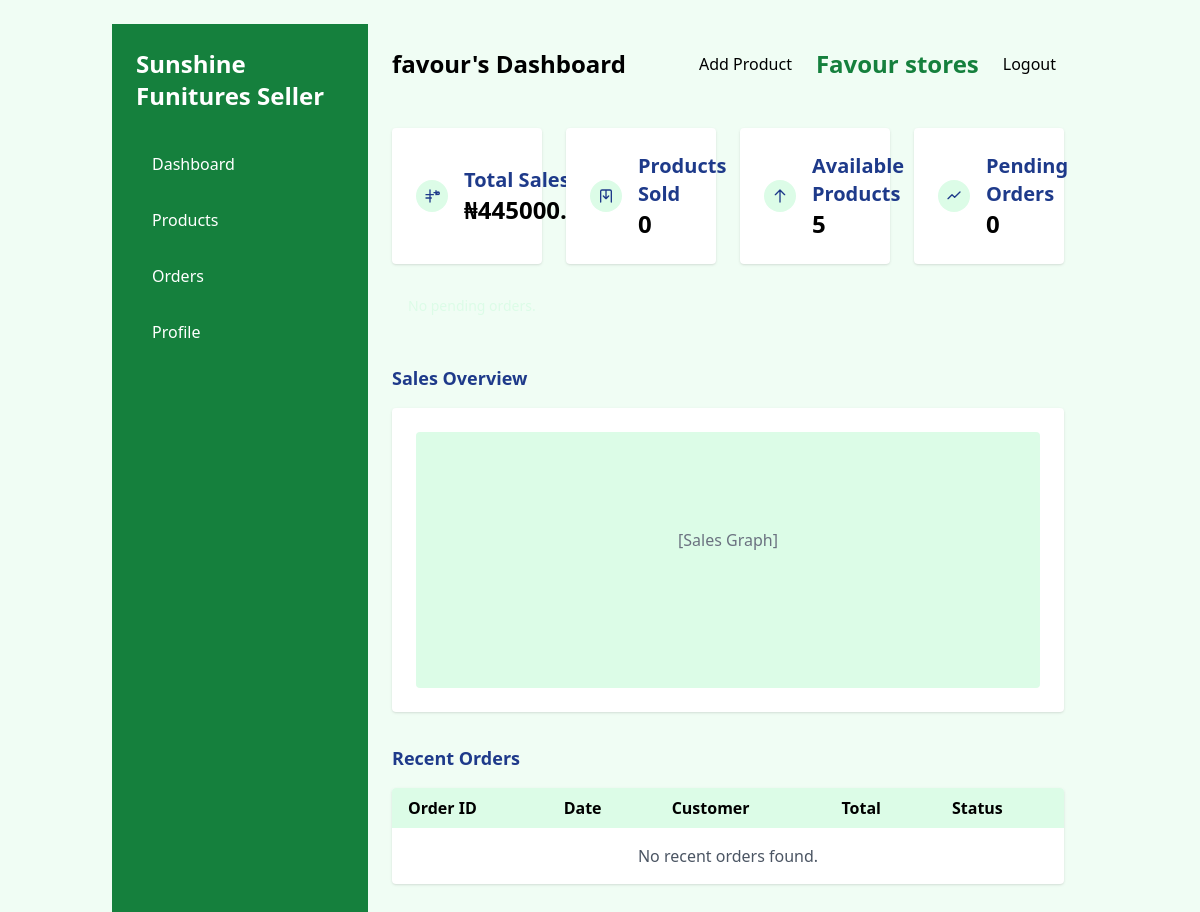
The page /user/sellerdashboard/ (signed in) on the database its author committed.
### User/models.py (models this page shows, shortened)
class Account(AbstractBaseUser, PermissionsMixin):
    email = models.EmailField(unique=True)
    username = models.CharField(max_length=30, unique=True)
    role      = models.CharField(max_length=20, choices=ROLE_CHOICES, default='buyer')
    first_name = models.CharField(max_length=30, blank=True)
    last_name = models.CharField(max_length=30, blank=True)
    last_login	= models.DateTimeField(verbose_name='last login', auto_now=True)
    is_online = models.BooleanField(default=False)
    is_active = models.BooleanField(default=True)
    is_admin = models.BooleanField(default=False)
    is_staff = models.BooleanField(default=False)
    is_buyer = models.BooleanField(default=False)
    USERNAME_FIELD = 'email'
    REQUIRED_FIELDS = ['username',]
    objects = MyAccountManager()

class Wallet(models.Model):
    account = models.OneToOneField(get_user_model(), on_delete=models.CASCADE, related_name="wallet")
    balance = models.DecimalField(max_digits=10, decimal_places=2, default=0.00)  # store balance as a decimal (e.g., 0.00)
    escrow_balance = models.DecimalField(max_digits=10, decimal_places=2, default=0.00)  # funds in escrow

### Store/models.py (models this page shows, shortened)
class Mystore(models.Model):
    owner = models.ForeignKey(Account, on_delete=models.CASCADE)
    name = models.CharField(max_length=100)
    cac_name = models.CharField(max_length=100)
    physicaladdress = models.CharField(max_length=100)
    verified = models.BooleanField(default=False)
    def product_count(self):
        return Product.objects.filter(store=self).count()

### User/views.py (the view)
# urls.py: path('user/sellerdashboard/', views.sellerdashboard, name='sellerdashboard'),
@login_required
@seller_required
def sellerdashboard(request):
    try:
        seller = request.user  # Assuming the user is the seller
        completed_orders = Order.count_completed_orders_for_seller(seller)
        pending_orders = Order.count_pending_orders_for_seller(seller)
        store = Mystore.objects.get(owner=request.user)
        product_count = store.product_count()
        recent_orders = Order.objects.filter(seller=seller).order_by('-created_at')
    except Mystore.DoesNotExist:
        store = None
        product_count = Decimal(0)
        completed_orders = Decimal(0)
        pending_orders = Decimal(0)
        recent_orders = []
    return render(request, 'User/sellerdashboard.html', {"store": store, "product_count": product_count, "completed_orders": completed_orders, "pending_orders": pending_orders, "recent_orders": recent_orders})

### Store/models.py (called while the page is built)
    @classmethod
    def count_completed_orders_for_seller(cls, seller):
        return cls.objects.filter(seller=seller, status=cls.COMPLETED).count()

    @classmethod
    def count_pending_orders_for_seller(cls, seller):
        return cls.objects.filter(seller=seller, status=cls.PENDING).count()

### User/templates/User/sellerdashboard.html
{%extends "User/base.html"%}
{% block content %}
<body class="bg-green-50 min-h-screen">
    <div class="flex h-screen">
        <aside class="bg-green-700 text-white w-64 p-6">
            <h1 class="text-2xl font-bold mb-8">Sunshine Funitures Seller</h1>
            <nav>
                <ul class="space-y-4">
                    <li><a href="{% url "sellerdashboard" %}" class="block py-2 px-4 rounded hover:bg-secondary">Dashboard</a></li>
                    <li><a href="{% url "seller_products" %}" class="block py-2 px-4 rounded hover:bg-secondary">Products</a></li>
                    <li><a href="{% url "store_orders" %}" class="block py-2 px-4 rounded hover:bg-secondary">Orders</a></li>
                    <li><a href="{% url "profile"%}" class="block py-2 px-4 rounded hover:bg-secondary">Profile</a></li>
                </ul>
            </nav>
        </aside>
        <div class="flex-1 flex flex-col">
            <header class="bg-green text-white p-6 flex justify-between items-center">
                <h2 class="text-2xl text-black font-semibold">{{request.user.username}}'s Dashboard</h2>
                <div class="flex items-center space-x-4">
                    <a href="{% url "add_product" %}"><button class="bg-accent-400 text-black px-2 py-1 rounded hover:bg-green-700">Add Product</button></a>
                    {%if store %}
                    <h1 class="text-2xl font-bold text-green-700">{{store.name}}</h1>
                    {%else%}
                    <a href="{% url "createstore"%}"><button class="bg-accent-400 text-black px-2 py-1 rounded hover:bg-green-700">Create Store</button></a>
                    {%endif%}
                    <a href="{% url "logout" %}" class="block py-1 px-2 text-black rounded hover:bg-green-700">Logout</a>
                </div>
            </header>
            <main class="flex-1 p-6">
                <div class="grid grid-cols-1 md:grid-cols-2 lg:grid-cols-4 gap-6">
                    <div class="bg-white shadow rounded p-6 flex items-center space-x-4">
                        <div class="p-2 bg-green-100 rounded-full">
                            <svg class="w-4 h-4 text-primary" xmlns="http://www.w3.org/2000/svg" fill="none" viewBox="0 0 24 24" stroke="currentColor">
                                <path stroke-linecap="round" stroke-linejoin="round" stroke-width="2" d="M3 10h11M9 21V3M15 7h6m-3-3v6m-7 5H3m18-5a2 2 0 100-4 2 2 0 000 4z" />
                            </svg>
                        </div>
                        <div>
                            <h3 class="text-xl font-semibold text-primary">Total Sales</h3>
                            <p class="text-2xl font-bold">₦{{request.user.wallet.balance}}</p>
                        </div>
                    </div>
                    <div class="bg-white shadow rounded p-6 flex items-center space-x-4">
                        <div class="p-2 bg-green-100 rounded-full">
                            <svg class="w-4 h-4 text-primary" xmlns="http://www.w3.org/2000/svg" fill="none" viewBox="0 0 24 24" stroke="currentColor">
                                <path stroke-linecap="round" stroke-linejoin="round" stroke-width="2" d="M20 21V5a2 2 0 00-2-2H6a2 2 0 00-2 2v16m4-9l4 4m0 0l4-4m-4 4V3" />
                            </svg>
                        </div>
                        <div>
                            <h3 class="text-xl font-semibold text-primary">Products Sold</h3>
                            <p class="text-2xl font-bold">{{ completed_orders }}</p>
                        </div>
                    </div>
                    <div class="bg-white shadow rounded p-6 flex items-center space-x-4">
                        <div class="p-2 bg-green-100 rounded-full">
                            <svg class="w-4 h-4 text-primary" xmlns="http://www.w3.org/2000/svg" fill="none" viewBox="0 0 24 24" stroke="currentColor">
                                <path stroke-linecap="round" stroke-linejoin="round" stroke-width="2" d="M5 10l7-7m0 0l7 7m-7-7v18" />
                            </svg>
                        </div>
                        <div>
                            <h3 class="text-xl font-semibold text-primary">Available Products</h3>
                            <p class="text-2xl font-bold">{{ product_count }}</p>
                        </div>
                    </div>
                    <div class="bg-white shadow rounded p-6 flex items-center space-x-4">
                        <div class="p-2 bg-green-100 rounded-full">
                            <svg class="w-4 h-4 text-primary" xmlns="http://www.w3.org/2000/svg" fill="none" viewBox="0 0 24 24" stroke="currentColor">
                                <path stroke-linecap="round" stroke-linejoin="round" stroke-width="2" d="M3 16l6-6 4 4 8-8" />
                            </svg>
                        </div>
                        <div>
                            <h3 class="text-xl font-semibold text-primary">Pending Orders</h3>
                            <p class="text-2xl font-bold">{{pending_orders}}</p>
                        </div>
                    </div>
                </div>
                        {% if pending_orders > 0 %}
        <div id="alert-box" class="bg-yellow-100 mt-4 border-l-4 border-yellow-500 text-yellow-700 p-4 mb-6 overflow-hidden relative h-12 w-full">
            <p id="alert-message" class="absolute whitespace-nowrap font-bold text-yellow-800 animate-scroll">
                Alert! You have {{ pending_orders }} pending order(s). Please process them as soon as possible!
            </p>
        </div>
        <style>
            @keyframes scroll {
                0% {
                    transform: translateX(100%);
                }
                100% {
                    transform: translateX(-100%);
                }
            }
            .animate-scroll {
                animation: scroll 10s linear infinite;
            }
        </style>
        {% else %}
        <p class="mt-4 p-4 text-sm text-green-100">No pending orders.</p>
        {% endif %}
                <div class="mt-8">
                    <h3 class="text-lg font-semibold text-primary mb-4">Sales Overview</h3>
                    <div class="bg-white shadow rounded p-6">
                        <div class="h-64 bg-green-100 rounded">
                            <p class="text-center text-gray-500 pt-24">[Sales Graph]</p>
                        </div>
                    </div>
                </div>
                <div class="mt-8">
                    <h3 class="text-lg font-semibold text-primary mb-4">Recent Orders</h3>
                    <div class="bg-white shadow rounded overflow-x-auto">
                        <table class="min-w-full text-left">
                            <thead class="bg-green-100">
                                <tr>
                                    <th class="py-2 px-4">Order ID</th>
                                    <th class="py-2 px-4">Date</th>
                                    <th class="py-2 px-4">Customer</th>
                                    <th class="py-2 px-4">Total</th>
                                    <th class="py-2 px-4">Status</th>
                                </tr>
                            </thead>
                            <tbody>
                                {% if recent_orders %}
                                    {% for order in recent_orders %}
                                        <tr>
                                            <td class="py-2 px-4">#{{ order.id }}</td>
                                            <td class="py-2 px-4">{{ order.created_at|date:"Y-m-d H:i" }}</td>
                                            <td class="py-2 px-4">{{ order.buyer.email }}</td>
                                            <td class="py-2 px-4">₦{{ order.amount|floatformat:2 }}</td>
                                            <td class="py-2 px-4
                                                {% if order.status == 'Delivered' %}
                                                    text-green-600
                                                {% elif order.status == 'Processing' %}
                                                    text-yellow-600
                                                {% elif order.status == 'Cancelled' %}
                                                    text-red-600
                                                {% endif %}">
                                                {{ order.status }}
                                            </td>
                                        </tr>
                                    {% endfor %}
                                {% else %}
                                    <tr>
                                        <td colspan="5" class="py-4 text-center text-gray-600">No recent orders found.</td>
                                    </tr>
                                {% endif %}
                            </tbody>
                        </table>
                    </div>
                </div>
            </main>
        </div>
    </div>
</body>
{% endblock %}

### rows shown on the page
Account: user.username "favour", user.wallet.balance "445000.00"
Mystore: name "Favour stores"

### other values the page prints
{{ completed_orders }} "0"
{{ product_count }} "5"
{{ pending_orders }} "0"
